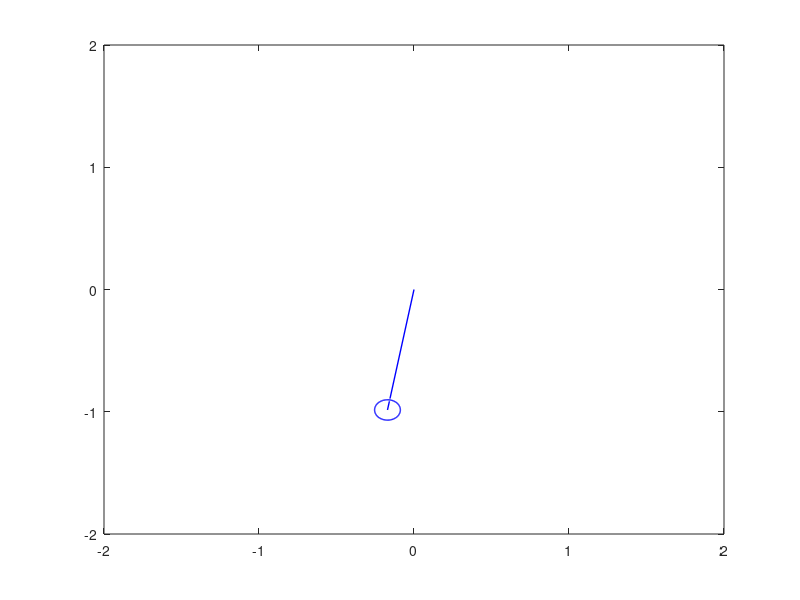

Here is the MATLAB script that generated this plot:
% Simple Pendulum Simulation (Linearised at 0) %
clear
clf

Length = 1;
Mass = 15;
g=9.81;
c=0.00001;

k=g/Length;
theta_init=pi/18;

t=0;
tic;

    while t<=5
        t=toc;
        %theta = (theta_init*(exp(-c*t)*k/c+1/t))/(1/t+(k/c));         
        theta = (theta_init)*cos(t*sqrt(k));   
        
        lx=Length*cos(theta-(pi/2));
        ly=Length*sin(theta-(pi/2));

        plot([0 lx],[0 ly],'b','Linewidth',1);   
        %rectangle('Curvature',[1,1],'Position',[lx-0.05,ly-0.05,0.1,0.1],'FaceColor','b');
        viscircles([lx,ly],Length/12,'EdgeColor','b','LineWidth',1);
        axis([-Length-1 Length+1 -Length-1 Length+1])

        pause(0.01);
    end
